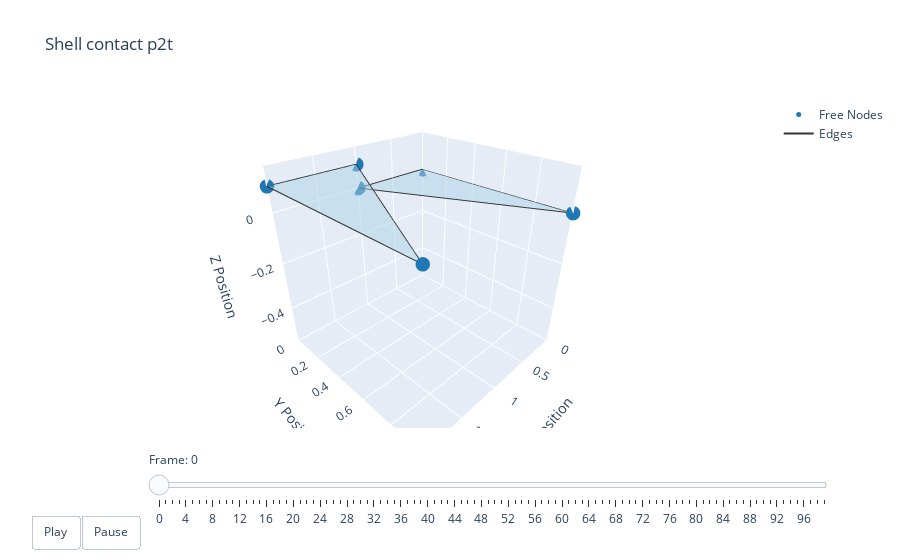

This figure's notebook cell:
### Code cell
t = np.arange(robot.sim_params.total_time, step=robot.sim_params.dt)
options = dismech.AnimationOptions(title='Shell contact p2t')

fig = dismech.get_interactive_animation_plotly(robot, t, qs, options)
fig.show()

### Figure 1 — Plotly figure (JSON) as saved in the notebook; plotly's stock layout.template omitted (floating-point values rounded to 4 significant figures)
{"data": [{"marker": {"color": "#1f78b4", "size": 5}, "mode": "markers", "name": "Free Nodes", "type": "scatter3d", "x": [0.0, 1.0, 0.0, 1.0, 2.0, 2.0], "y": [0.0, 0.0, 1.0, 0.0, 0.0, 1.0], "z": [0.0, 0.0, 0.0, 0.095, 0.095, 0.095]}, {"marker": {"color": "#e31a1c", "size": 5}, "mode": "markers", "name": "Fixed Nodes", "type": "scatter3d", "x": [], "y": [], "z": []}, {"line": {"color": "#333333", "width": 2}, "mode": "lines", "name": "Edges", "type": "scatter3d", "x": [1, 0, null, 0, 0, null, 0, 1, null, 2, 2, null, 2, 1, null, 1, 2, null], "y": [0, 1, null, 1, 0, null, 0, 0, null, 0, 1, null, 1, 0, null, 0, 0, null], "z": [0, 0, null, 0, 0, null, 0, 0, null, 0.095, 0.095, null, 0.095, 0.095, null, 0.095, 0.095, null]}, {"color": "rgba(166, 206, 227, 0.7)", "i": [0, 3], "j": [1, 4], "k": [2, 5], "name": "Faces", "opacity": 0.7, "showscale": false, "type": "mesh3d", "x": [0.0, 1.0, 0.0, 1.0, 2.0, 2.0], "y": [0.0, 0.0, 1.0, 0.0, 0.0, 1.0], "z": [0.0, 0.0, 0.0, 0.095, 0.095, 0.095]}], "layout": {"scene": {"camera": {"eye": {"x": 1.225, "y": 1.225, "z": 1.0}}, "xaxis": {"range": [-8.37e-07, 2.0], "title": {"text": "X Position"}}, "yaxis": {"range": [-0.001063, 1.0], "title": {"text": "Y Position"}}, "zaxis": {"range": [-0.5618, 0.1618], "title": {"text": "Z Position"}}}, "sliders": [{"currentvalue": {"prefix": "Frame: "}, "steps": [{"args": [["0"], {"frame": {"duration": 50, "redraw": true}, "mode": "immediate"}], "label": "0", "method": "animate"}, {"args": [["1"], {"frame": {"duration": 50, "redraw": true}, "mode": "immediate"}], "label": "1", "method": "animate"}, {"args": [["2"], {"frame": {"duration": 50, "redraw": true}, "mode": "immediate"}], "label": "2", "method": "animate"}, {"args": [["3"], {"frame": {"duration": 50, "redraw": true}, "mode": "immediate"}], "label": "3", "method": "animate"}, {"args": [["4"], {"frame": {"duration": 50, "redraw": true}, "mode": "immediate"}], "label": "4", "method": "animate"}, {"args": [["5"], {"frame": {"duration": 50, "redraw": true}, "mode": "immediate"}], "label": "5", "method": "animate"}, {"args": [["6"], {"frame": {"duration": 50, "redraw": true}, "mode": "immediate"}], "label": "6", "method": "animate"}, {"args": [["7"], {"frame": {"duration": 50, "redraw": true}, "mode": "immediate"}], "label": "7", "method": "animate"}, {"args": [["8"], {"frame": {"duration": 50, "redraw": true}, "mode": "immediate"}], "label": "8", "method": "animate"}, {"args": [["9"], {"frame": {"duration": 50, "redraw": true}, "mode": "immediate"}], "label": "9", "method": "animate"}, {"args": [["10"], {"frame": {"duration": 50, "redraw": true}, "mode": "immediate"}], "label": "10", "method": "animate"}, {"args": [["11"], {"frame": {"duration": 50, "redraw": true}, "mode": "immediate"}], "label": "11", "method": "animate"}, {"args": [["12"], {"frame": {"duration": 50, "redraw": true}, "mode": "immediate"}], "label": "12", "method": "animate"}, {"args": [["13"], {"frame": {"duration": 50, "redraw": true}, "mode": "immediate"}], "label": "13", "method": "animate"}, {"args": [["14"], {"frame": {"duration": 50, "redraw": true}, "mode": "immediate"}], "label": "14", "method": "animate"}, {"args": [["15"], {"frame": {"duration": 50, "redraw": true}, "mode": "immediate"}], "label": "15", "method": "animate"}, {"args": [["16"], {"frame": {"duration": 50, "redraw": true}, "mode": "immediate"}], "label": "16", "method": "animate"}, {"args": [["17"], {"frame": {"duration": 50, "redraw": true}, "mode": "immediate"}], "label": "17", "method": "animate"}, {"args": [["18"], {"frame": {"duration": 50, "redraw": true}, "mode": "immediate"}], "label": "18", "method": "animate"}, {"args": [["19"], {"frame": {"duration": 50, "redraw": true}, "mode": "immediate"}], "label": "19", "method": "animate"}, {"args": [["20"], {"frame": {"duration": 50, "redraw": true}, "mode": "immediate"}], "label": "20", "method": "animate"}, {"args": [["21"], {"frame": {"duration": 50, "redraw": true}, "mode": "immediate"}], "label": "21", "method": "animate"}, {"args": [["22"], {"frame": {"duration": 50, "redraw": true}, "mode": "immediate"}], "label": "22", "method": "animate"}, {"args": [["23"], {"frame": {"duration": 50, "redraw": true}, "mode": "immediate"}], "label": "23", "method": "animate"}, {"args": [["24"], {"frame": {"duration": 50, "redraw": true}, "mode": "immediate"}], "label": "24", "method": "animate"}, {"args": [["25"], {"frame": {"duration": 50, "redraw": true}, "mode": "immediate"}], "label": "25", "method": "animate"}, {"args": [["26"], {"frame": {"duration": 50, "redraw": true}, "mode": "immediate"}], "label": "26", "method": "animate"}, {"args": [["27"], {"frame": {"duration": 50, "redraw": true}, "mode": "immediate"}], "label": "27", "method": "animate"}, {"args": [["28"], {"frame": {"duration": 50, "redraw": true}, "mode": "immediate"}], "label": "28", "method": "animate"}, {"args": [["29"], {"frame": {"duration": 50, "redraw": true}, "mode": "immediate"}], "label": "29", "method": "animate"}, {"args": [["30"], {"frame": {"duration": 50, "redraw": true}, "mode": "immediate"}], "label": "30", "method": "animate"}, {"args": [["31"], {"frame": {"duration": 50, "redraw": true}, "mode": "immediate"}], "label": "31", "method": "animate"}, {"args": [["32"], {"frame": {"duration": 50, "redraw": true}, "mode": "immediate"}], "label": "32", "method": "animate"}, {"args": [["33"], {"frame": {"duration": 50, "redraw": true}, "mode": "immediate"}], "label": "33", "method": "animate"}, {"args": [["34"], {"frame": {"duration": 50, "redraw": true}, "mode": "immediate"}], "label": "34", "method": "animate"}, {"args": [["35"], {"frame": {"duration": 50, "redraw": true}, "mode": "immediate"}], "label": "35", "method": "animate"}, {"args": [["36"], {"frame": {"duration": 50, "redraw": true}, "mode": "immediate"}], "label": "36", "method": "animate"}, {"args": [["37"], {"frame": {"duration": 50, "redraw": true}, "mode": "immediate"}], "label": "37", "method": "animate"}, {"args": [["38"], {"frame": {"duration": 50, "redraw": true}, "mode": "immediate"}], "label": "38", "method": "animate"}, {"args": [["39"], {"frame": {"duration": 50, "redraw": true}, "mode": "immediate"}], "label": "39", "method": "animate"}, {"args": [["40"], {"frame": {"duration": 50, "redraw": true}, "mode": "immediate"}], "label": "40", "method": "animate"}, {"args": [["41"], {"frame": {"duration": 50, "redraw": true}, "mode": "immediate"}], "label": "41", "method": "animate"}, {"args": [["42"], {"frame": {"duration": 50, "redraw": true}, "mode": "immediate"}], "label": "42", "method": "animate"}, {"args": [["43"], {"frame": {"duration": 50, "redraw": true}, "mode": "immediate"}], "label": "43", "method": "animate"}, {"args": [["44"], {"frame": {"duration": 50, "redraw": true}, "mode": "immediate"}], "label": "44", "method": "animate"}, {"args": [["45"], {"frame": {"duration": 50, "redraw": true}, "mode": "immediate"}], "label": "45", "method": "animate"}, {"args": [["46"], {"frame": {"duration": 50, "redraw": true}, "mode": "immediate"}], "label": "46", "method": "animate"}, {"args": [["47"], {"frame": {"duration": 50, "redraw": true}, "mode": "immediate"}], "label": "47", "method": "animate"}, {"args": [["48"], {"frame": {"duration": 50, "redraw": true}, "mode": "immediate"}], "label": "48", "method": "animate"}, {"args": [["49"], {"frame": {"duration": 50, "redraw": true}, "mode": "immediate"}], "label": "49", "method": "animate"}, {"args": [["50"], {"frame": {"duration": 50, "redraw": true}, "mode": "immediate"}], "label": "50", "method": "animate"}, {"args": [["51"], {"frame": {"duration": 50, "redraw": true}, "mode": "immediate"}], "label": "51", "method": "animate"}, {"args": [["52"], {"frame": {"duration": 50, "redraw": true}, "mode": "immediate"}], "label": "52", "method": "animate"}, {"args": [["53"], {"frame": {"duration": 50, "redraw": true}, "mode": "immediate"}], "label": "53", "method": "animate"}, {"args": [["54"], {"frame": {"duration": 50, "redraw": true}, "mode": "immediate"}], "label": "54", "method": "animate"}, {"args": [["55"], {"frame": {"duration": 50, "redraw": true}, "mode": "immediate"}], "label": "55", "method": "animate"}, {"args": [["56"], {"frame": {"duration": 50, "redraw": true}, "mode": "immediate"}], "label": "56", "method": "animate"}, {"args": [["57"], {"frame": {"duration": 50, "redraw": true}, "mode": "immediate"}], "label": "57", "method": "animate"}, {"args": [["58"], {"frame": {"duration": 50, "redraw": true}, "mode": "immediate"}], "label": "58", "method": "animate"}, {"args": [["59"], {"frame": {"duration": 50, "redraw": true}, "mode": "immediate"}], "label": "59", "method": "animate"}, {"args": [["60"], {"frame": {"duration": 50, "redraw": true}, "mode": "immediate"}], "label": "60", "method": "animate"}, {"args": [["61"], {"frame": {"duration": 50, "redraw": true}, "mode": "immediate"}], "label": "61", "method": "animate"}, {"args": [["62"], {"frame": {"duration": 50, "redraw": true}, "mode": "immediate"}], "label": "62", "method": "animate"}, {"args": [["63"], {"frame": {"duration": 50, "redraw": true}, "mode": "immediate"}], "label": "63", "method": "animate"}, {"args": [["64"], {"frame": {"duration": 50, "redraw": true}, "mode": "immediate"}], "label": "64", "method": "animate"}, {"args": [["65"], {"frame": {"duration": 50, "redraw": true}, "mode": "immediate"}], "label": "65", "method": "animate"}, {"args": [["66"], {"frame": {"duration": 50, "redraw": true}, "mode": "immediate"}], "label": "66", "method": "animate"}, {"args": [["67"], {"frame": {"duration": 50, "redraw": true}, "mode": "immediate"}], "label": "67", "method": "animate"}, {"args": [["68"], {"frame": {"duration": 50, "redraw": true}, "mode": "immediate"}], "label": "68", "method": "animate"}, {"args": [["69"], {"frame": {"duration": 50, "redraw": true}, "mode": "immediate"}], "label": "69", "method": "animate"}, {"args": [["70"], {"frame": {"duration": 50, "redraw": true}, "mode": "immediate"}], "label": "70", "method": "animate"}, {"args": [["71"], {"frame": {"duration": 50, "redraw": true}, "mode": "immediate"}], "label": "71", "method": "animate"}, {"args": [["72"], {"frame": {"duration": 50, "redraw": true}, "mode": "immediate"}], "label": "72", "method": "animate"}, {"args": [["73"], {"frame": {"duration": 50, "redraw": true}, "mode": "immediate"}], "label": "73", "method": "animate"}, {"args": [["74"], {"frame": {"duration": 50, "redraw": true}, "mode": "immediate"}], "label": "74", "method": "animate"}, {"args": [["75"], {"frame": {"duration": 50, "redraw": true}, "mode": "immediate"}], "label": "75", "method": "animate"}, {"args": [["76"], {"frame": {"duration": 50, "redraw": true}, "mode": "immediate"}], "label": "76", "method": "animate"}, {"args": [["77"], {"frame": {"duration": 50, "redraw": true}, "mode": "immediate"}], "label": "77", "method": "animate"}, {"args": [["78"], {"frame": {"duration": 50, "redraw": true}, "mode": "immediate"}], "label": "78", "method": "animate"}, {"args": [["79"], {"frame": {"duration": 50, "redraw": true}, "mode": "immediate"}], "label": "79", "method": "animate"}, {"args": [["80"], {"frame": {"duration": 50, "redraw": true}, "mode": "immediate"}], "label": "80", "method": "animate"}, {"args": [["81"], {"frame": {"duration": 50, "redraw": true}, "mode": "immediate"}], "label": "81", "method": "animate"}, {"args": [["82"], {"frame": {"duration": 50, "redraw": true}, "mode": "immediate"}], "label": "82", "method": "animate"}, {"args": [["83"], {"frame": {"duration": 50, "redraw": true}, "mode": "immediate"}], "label": "83", "method": "animate"}, {"args": [["84"], {"frame": {"duration": 50, "redraw": true}, "mode": "immediate"}], "label": "84", "method": "animate"}, {"args": [["85"], {"frame": {"duration": 50, "redraw": true}, "mode": "immediate"}], "label": "85", "method": "animate"}, {"args": [["86"], {"frame": {"duration": 50, "redraw": true}, "mode": "immediate"}], "label": "86", "method": "animate"}, {"args": [["87"], {"frame": {"duration": 50, "redraw": true}, "mode": "immediate"}], "label": "87", "method": "animate"}, {"args": [["88"], {"frame": {"duration": 50, "redraw": true}, "mode": "immediate"}], "label": "88", "method": "animate"}, {"args": [["89"], {"frame": {"duration": 50, "redraw": true}, "mode": "immediate"}], "label": "89", "method": "animate"}, {"args": [["90"], {"frame": {"duration": 50, "redraw": true}, "mode": "immediate"}], "label": "90", "method": "animate"}, {"args": [["91"], {"frame": {"duration": 50, "redraw": true}, "mode": "immediate"}], "label": "91", "method": "animate"}, {"args": [["92"], {"frame": {"duration": 50, "redraw": true}, "mode": "immediate"}], "label": "92", "method": "animate"}, {"args": [["93"], {"frame": {"duration": 50, "redraw": true}, "mode": "immediate"}], "label": "93", "method": "animate"}, {"args": [["94"], {"frame": {"duration": 50, "redraw": true}, "mode": "immediate"}], "label": "94", "method": "animate"}, {"args": [["95"], {"frame": {"duration": 50, "redraw": true}, "mode": "immediate"}], "label": "95", "method": "animate"}, {"args": [["96"], {"frame": {"duration": 50, "redraw": true}, "mode": "immediate"}], "label": "96", "method": "animate"}, {"args": [["97"], {"frame": {"duration": 50, "redraw": true}, "mode": "immediate"}], "label": "97", "method": "animate"}, {"args": [["98"], {"frame": {"duration": 50, "redraw": true}, "mode": "immediate"}], "label": "98", "method": "animate"}, {"args": [["99"], {"frame": {"duration": 50, "redraw": true}, "mode": "immediate"}], "label": "99", "method": "animate"}], "transition": {"duration": 0}, "x": 0.1, "y": 0}], "title": {"text": "Shell contact p2t"}, "updatemenus": [{"buttons": [{"args": [null, {"frame": {"duration": 50, "redraw": true}, "fromcurrent": true}], "label": "Play", "method": "animate"}, {"args": [[null], {"frame": {"duration": 0, "redraw": true}, "mode": "immediate"}], "label": "Pause", "method": "animate"}], "direction": "left", "pad": {"r": 10, "t": 87}, "showactive": false, "type": "buttons", "x": 0.1, "xanchor": "right", "y": 0, "yanchor": "top"}]}}
